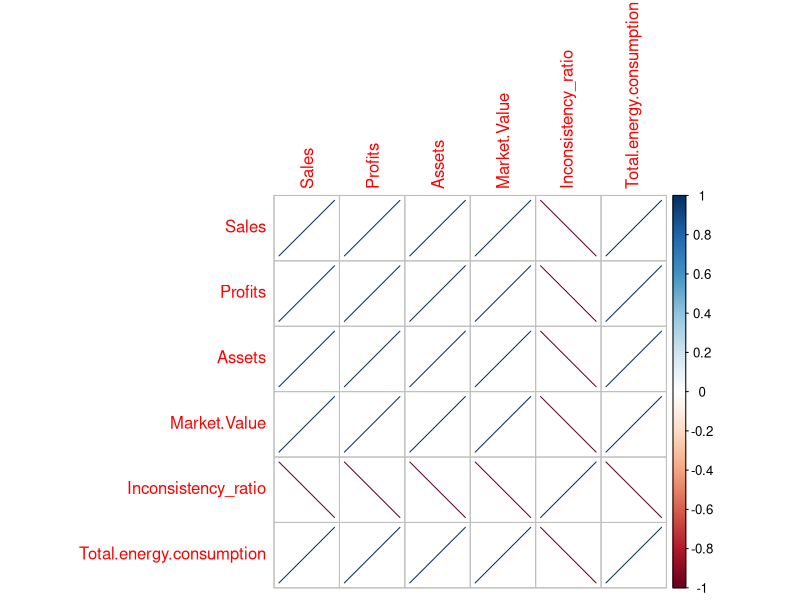

R code for this plot: (Note: this script raises an error after producing the figure.)
library(tidyverse)
library(corrplot)

#Load data

company_selection_clean <- read.csv("./Data/Processed/Company_Selection_Clean.csv")

Reporting_inconsistencies_processed <- read.csv("./Data/Processed/Reporting_inconsistencies_processed.csv")

Energy_Usage_Clean <- read.csv("./Data/Processed/Energy_Usage_Clean.csv")

#Join datasets 

company_profiles <- left_join(company_selection_clean, Reporting_inconsistencies_processed)

company_profiles <- left_join(company_profiles, Energy_Usage_Clean)

#Filter out 1.0 ratios 

company_profiles2 <- company_profiles[!is.na(company_profiles$Company.report),]
  

#Correlations 

correlation <- cor(company_profiles2 %>% select(Sales:Market.Value,
                    Inconsistency_ratio:Total.energy.consumption) %>% drop_na())

corrplot(correlation, method = "ellipse")


#Regressions


regression_assets_energy <- lm(data = company_profiles2, Total.energy.consumption ~ Assets)

regression_mv_energy <- lm(data = company_profiles2,  Total.energy.consumption ~ Market.Value)

regression_sales_energy <- lm(data = company_profiles2,  Total.energy.consumption ~ Sales)

regression_profits_energy <- lm(data = company_profiles2,  Total.energy.consumption ~ Profits)

regression_ratio_mv <- lm(data = company_profiles2,  Inconsistency_ratio ~ Market.Value)

summary(regression_assets_energy) #strongest relationship

summary(regression_mv_energy)

summary(regression_sales_energy)

summary(regression_profits_energy)

summary(regression_ratio_mv)

#Top 10 by deviation 

top_n(company_profiles2$Inconsistency_ratio, 10, wt)

#Plots

options(scipen=5) 

ggplot(company_profiles2, aes(x = Assets, y = Total.energy.consumption)) +
  geom_point() +
  geom_smooth(method = "lm", se = FALSE) +
  scale_x_log10() +
  scale_y_log10() +
  labs(x = "Value of assets (in millions)", y = "Total energy consumption (MWh)")


